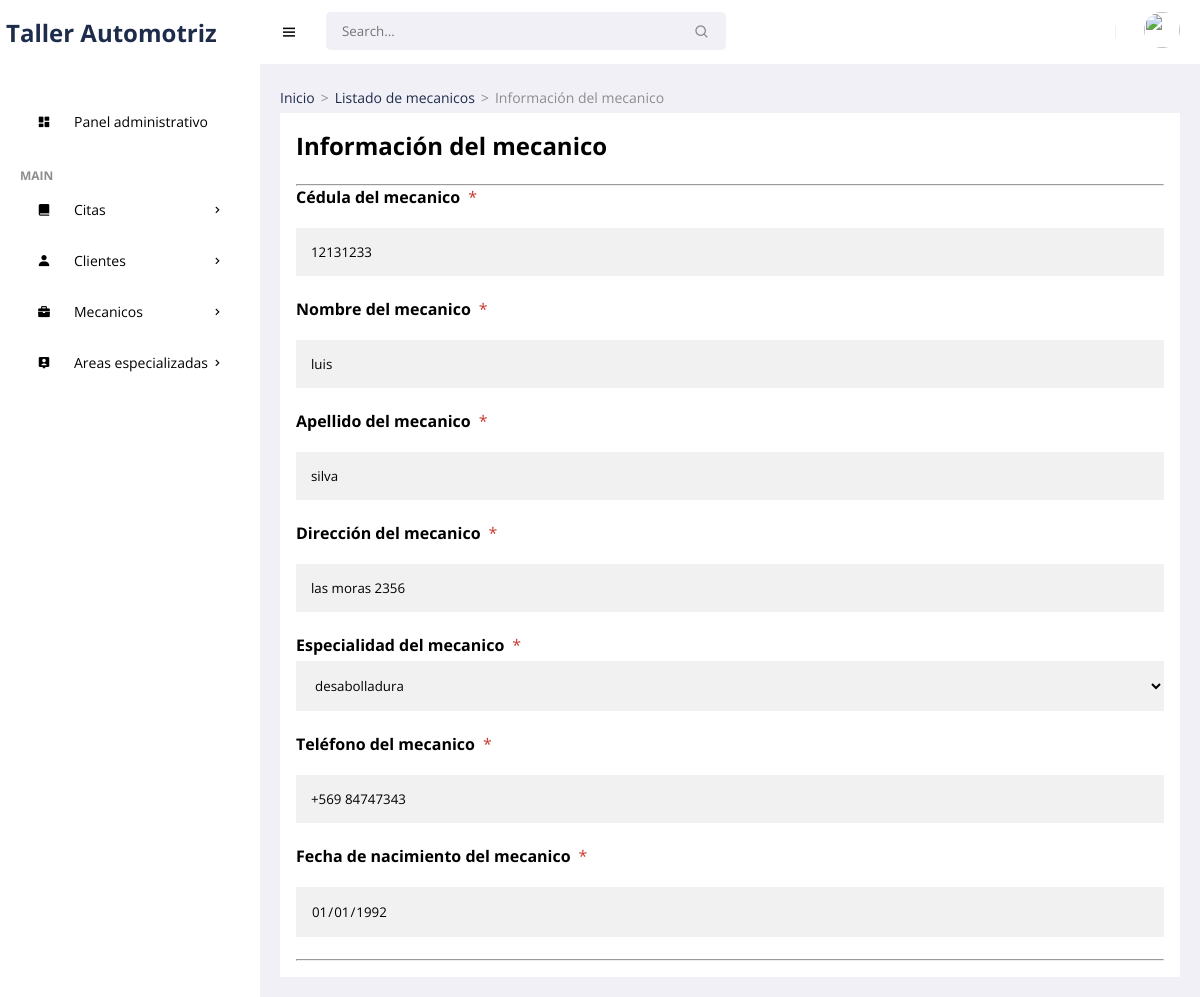
The page /frontend/mecanicos/info.php?id=15 (signed in) on the database its author committed.
### tables this page shows
CREATE TABLE `mecanicos` (
  `idodc` int(11) NOT NULL,
  `ceddoc` varchar(15) NOT NULL,
  `nodoc` varchar(35) NOT NULL,
  `apdoc` varchar(35) NOT NULL,
  `nomesp` varchar(100) NOT NULL,
  `direcd` varchar(150) NOT NULL,
  `sexd` varchar(15) NOT NULL,
  `phd` char(13) NOT NULL,
  `nacd` date NOT NULL,
  `corr` varchar(30) NOT NULL,
  `username` varchar(25) NOT NULL,
  `password` varchar(255) NOT NULL,
  `rol` char(1) NOT NULL,
  `state` char(1) NOT NULL,
  `fere` timestamp NOT NULL DEFAULT current_timestamp() ON UPDATE current_timestamp()
);

### frontend/mecanicos/info.php (the view, shortened to what this page needs)
<!DOCTYPE html>
<html lang="es">
<head>
    <link href='https://unpkg.com/boxicons@2.0.9/css/boxicons.min.css' rel='stylesheet'>
    <link rel="stylesheet" href="../../backend/css/admin.css">
    <link rel="stylesheet" href="https://cdnjs.cloudflare.com/ajax/libs/limonte-sweetalert2/6.6.9/sweetalert2.min.css">
</head>
<body>
    <section id="sidebar">
        <a href="../admin/escritorio.php" class="brand">Taller Automotriz</a>
        <ul class="side-menu">
            <li><a href="../admin/escritorio.php" ><i class='bx bxs-dashboard icon' ></i> Panel administrativo</a></li>
            <li class="divider" data-text="main">Main</li>
            <li>
                <a href="#"><i class='bx bxs-book-alt icon' ></i> Citas <i class='bx bx-chevron-right icon-right' ></i></a>
            </li>
            <li>
                <a href="#"><i class='bx bxs-user icon' ></i> Clientes <i class='bx bx-chevron-right icon-right' ></i></a>
            </li>
            <li>
                <a href="#"><i class='bx bxs-briefcase icon' ></i> Mecanicos <i class='bx bx-chevron-right icon-right' ></i></a>
            </li>
            <li>
                <a href="#"><i class='bx bxs-user-pin icon' ></i> Areas especializadas<i class='bx bx-chevron-right icon-right' ></i></a>
            </li>
        </ul>
    </section>
    <section id="content">
        <nav>
            <i class='bx bx-menu toggle-sidebar' ></i>
            <form action="#">
                <div class="form-group">
                    <input type="text" placeholder="Search...">
                    <i class='bx bx-search icon' ></i>
                </div>
            </form>
            <div class="profile">
                <img src="https://images.unsplash.com/photo-1517841905240-472988babdf9?ixid=MnwxMjA3fDB8MHxzZWFyY2h8NHx8cGVvcGxlfGVufDB8fDB8fA%3D%3D&ixlib=rb-1.2.1&auto=format&fit=crop&w=500&q=60" alt="">
            </div>
        </nav>
        <main>
            <ul class="breadcrumbs">
                <li><a href="../admin/escritorio.php">Inicio</a></li>
                <li class="divider">></li>
                <li><a href="../mecanicos/mostrar.php">Listado de mecanicos</a></li>
                <li class="divider">></li>
                <li><a href="#" class="active">Información del mecanico</a></li>
            </ul>
<?php
require '../../backend/bd/Conexion.php';
 $id = $_GET['id'];
 $sentencia = $connect->prepare("SELECT * FROM mecanicos  WHERE idodc= '$id';");
 $sentencia->execute();
$data =  array();
if($sentencia){
  while($r = $sentencia->fetchObject()){
    $data[] = $r;
  }
}
   ?>
   <?php if(count($data)>0):?>
        <?php foreach($data as $d):?>
<form action="" enctype="multipart/form-data" method="POST"  autocomplete="off" onsubmit="return validacion()">
  <div class="containerss">
    <h1>Información del mecanico</h1>
   <br>
    <hr>
    <label for="email"><b>Cédula del mecanico</b></label><span class="badge-warning">*</span>
    <input type="text" placeholder="ejm: 09741478" value="<?php echo $d->ceddoc; ?>" readonly name="cem" maxlength="8" required>
    <label for="psw"><b>Nombre del mecanico</b></label><span class="badge-warning">*</span>
    <input type="text"  placeholder="ejm: Juan Raul" value="<?php echo $d->nodoc; ?>"  name="named" readonly required>
    <label for="psw"><b>Apellido del mecanico</b></label><span class="badge-warning">*</span>
    <input type="text" placeholder="ejm: Ramirez Requena" value="<?php echo $d->apdoc; ?>" name="apeme" readonly required>
    <label for="psw"><b>Dirección del mecanico</b></label><span class="badge-warning">*</span>
    <input type="text" placeholder="ejm: calle los medanos" value="<?php echo $d->direcd; ?>" name="dime" readonly required>
    <label for="psw"><b>Especialidad del mecanico</b></label><span class="badge-warning">*</span>
    <select required name="espm" readonly id="espm">
        <option value="<?php echo $d->nomesp; ?>"><?php echo $d->nomesp; ?></option>
    </select>
    <label for="psw"><b>Teléfono del mecanico</b></label><span class="badge-warning">*</span>
    <input type="text" value="<?php echo $d->phd; ?>"  maxlength="13" readonly placeholder="ejm: +51 999 888 111" name="telme" required>
    <label for="psw"><b>Fecha de nacimiento del mecanico</b></label><span class="badge-warning">*</span>
    <input type="date" value="<?php echo $d->nacd; ?>" name="cumme" readonly required>
    <hr>
  </div>
</form>
<?php endforeach; ?>
    <?php else:?>
      <p class="alert alert-warning">No hay datos</p>
    <?php endif; ?>
        </main>
    </section>
</body>
</html>

### backend/css/admin.css (style rules this page uses)
* { font-family: 'Open Sans', sans-serif; margin: 0; padding: 0; box-sizing: border-box; }
:root { --grey: #F1F0F6; --dark-grey: #8D8D8D; --light: #fff; --dark: #000; --green: #81D43A; --light-green: #E3FFCB; --blue: #1e2c4b; --light-blue: #D0E4FF; --dark-blue: #0C5FCD; --red: #FC3B56; }
html { overflow-x: hidden; }
body { background: var(--grey); overflow-x: hidden; }
a { text-decoration: none; }
li { list-style: none; }
#sidebar { position: fixed; max-width: 260px; width: 100%; background: var(--light); top: 0; left: 0; height: 100%; overflow-y: auto; scrollbar-width: none; transition: all .3s ease; z-index: 200; }
#sidebar .brand { font-size: 24px; display: flex; align-items: center; height: 64px; font-weight: 700; color: var(--blue); position: sticky; top: 0; left: 0; z-index: 100; background: var(--light); transition: all .3s ease; padding: 0 6px; }
#sidebar .icon { min-width: 48px; display: flex; justify-content: center; align-items: center; margin-right: 6px; }
#sidebar .icon-right { margin-left: auto; transition: all .3s ease; }
#sidebar .side-menu { margin: 36px 0; padding: 0 20px; transition: all .3s ease; }
#sidebar .side-menu a { display: flex; align-items: center; font-size: 14px; color: var(--dark); padding: 12px 16px 12px 0; transition: all .3s ease; border-radius: 10px; margin: 4px 0; white-space: nowrap; }
#sidebar .divider { margin-top: 24px; font-size: 12px; text-transform: uppercase; font-weight: 700; color: var(--dark-grey); transition: all .3s ease; white-space: nowrap; }
#content { position: relative; width: calc(100% - 260px); left: 260px; transition: all .3s ease; }
nav { background: var(--light); height: 64px; padding: 0 20px; display: flex; align-items: center; grid-gap: 28px; position: sticky; top: 0; left: 0; z-index: 100; }
nav .toggle-sidebar { font-size: 18px; cursor: pointer; }
nav form { max-width: 400px; width: 100%; margin-right: auto; }
nav .form-group { position: relative; }
nav .form-group input { width: 100%; background: var(--grey); border-radius: 5px; border: none; outline: none; padding: 10px 36px 10px 16px; transition: all .3s ease; }
nav .form-group .icon { position: absolute; top: 50%; transform: translateY(-50%); right: 16px; color: var(--dark-grey); }
nav .profile { position: relative; }
nav .profile img { width: 36px; height: 36px; border-radius: 50%; object-fit: cover; cursor: pointer; }
main { width: 100%; padding: 24px 20px 20px 20px; }
main .breadcrumbs { display: flex; grid-gap: 6px; }
main .breadcrumbs li, main .breadcrumbs li a { font-size: 14px; }
main .breadcrumbs li a { color: var(--blue); }
main .breadcrumbs li a.active, main .breadcrumbs li.divider { color: var(--dark-grey); pointer-events: none; }
main form { margin-top: 6px; }
.badge-warning { color: #cc3527; padding: 4px 8px; text-align: center; border-radius: 5px; }
.containerss { padding: 16px; background-color: white; }
select { width: 100%; padding: 15px; margin: 5px 0 22px 0; display: inline-block; border: none; background: #f1f1f1; }
input[type=text], input[type=password], input[type=date],input[type=datetime-local], input[type=file],textarea { width: 100%; padding: 15px; margin: 20px 0 22px 0; display: inline-block; border: none; background: #f1f1f1; }

### rows shown on the page
mecanicos: cem "12131233", named "luis", apeme "silva", dime "las moras 2356", espm "desabolladura", telme "+569 84747343", cumme "01/01/1992"
